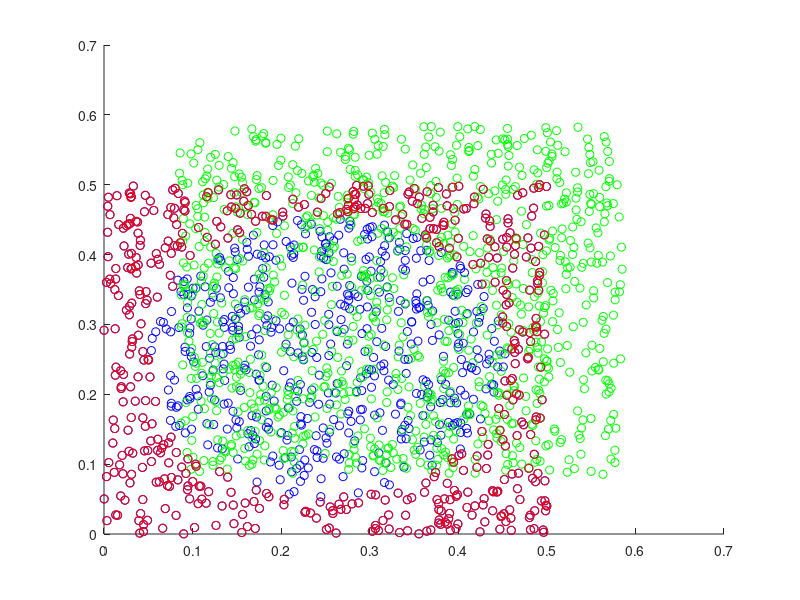

MATLAB code to generate this figure:
addpath(genpath(pwd));
close all;

vector_length = 2;
train_samples = 1000;
test_samples = 1000;
% Generate Data
train_data = rand(train_samples,vector_length) .* 0.5;
test_data = (rand(test_samples,vector_length) .* 0.5) + (rand(1) * 0.25);

train_label = ones(train_samples,1);
test_label = -ones(test_samples,1);



% Train SVM Model
cmd = '-s 2 -t 2';
m = svmtrain( train_label, sparse(train_data), cmd);

% Test SVML Model
[predictions, accuracy, prob_estimates] = ...
    svmpredict(test_label, sparse(test_data), m);


%[pc,score,latent,tsquare] = princomp(train_data);
%disp(cumsum(latent)./sum(latent));

hold on
if vector_length >= 3
% Scatter Train and Test Data
scatter3(train_data(:,1), train_data(:,2),train_data(:,3), 'b'); 
scatter3(test_data(:,1), test_data(:,2),test_data(:,3),  'g'); 

% Scatter the Support Vectors
scatter3(m.SVs(:,1), m.SVs(:,2),m.SVs(:,3),  'r');
elseif vector_length == 2
scatter(train_data(:,1), train_data(:,2), 'b'); 
scatter(test_data(:,1), test_data(:,2),  'g'); 

% Scatter the Support Vectors
scatter(m.SVs(:,1), m.SVs(:,2),  'r');   
end